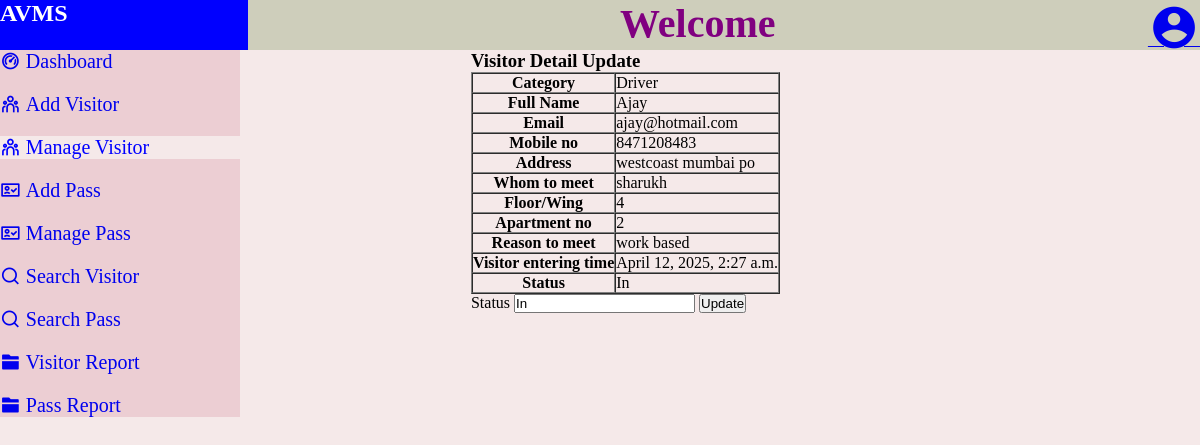
Page /manage_visitor/update/11 (signed in) on the committed database.
### app1/models.py (models this page shows)
class Visitor(models.Model):
    id = models.BigAutoField(primary_key=True,blank=False,null=False)
    category = models.CharField(verbose_name='category',max_length=100)
    name = models.CharField(verbose_name='name',max_length=100)
    email = models.EmailField(unique=True)
    phone_number = models.CharField(verbose_name='phone_number',max_length=20)
    address = models.CharField(verbose_name='address',max_length=400)
    apartment_number = models.IntegerField(verbose_name="apartment_number")
    floor = models.CharField(verbose_name='floor',max_length=10)
    to_meet = models.CharField(verbose_name='to_meet',max_length=100)
    reason = models.CharField(verbose_name='reason',max_length=100)
    date_time = models.DateTimeField(verbose_name='datetime',auto_now=True)
    status = models.CharField(verbose_name='status',default='In',max_length=3)

### app1/views.py (the view, shortened to what this page needs)
# urls.py: path('manage_visitor/update/<int:id>',update_visitor,name='update_visitor'),
@login_required(login_url='login')
def update_visitor(request,id):
    obj = Visitor.objects.get(pk=id)
    if request.method == 'GET':  #doubt
        context = {}
        context['form'] = VisitorForm(instance = obj)  #only one dictionary is possible to pass on render
        context['visitor_details'] = obj               #so visitor object is also adding on same dictionary
        return render(request, 'update.html',context)
    else:
        return render(request, 'manage_visitor.html',context)

### app1/forms.py
class VisitorForm(forms.ModelForm):
    class Meta:
        model = Visitor
        fields = ['status']

### templates/update.html (shortened to what this page needs)
{% load static %}
<!DOCTYPE html>
<html lang="en">
<head>
    <link href="https://cdn.jsdelivr.net/npm/remixicon@4.5.0/fonts/remixicon.css" rel="stylesheet"/>
    <link rel="stylesheet" href="{% static 'update.css' %}">
</head>
<body>
    <section class="top">
        <h1 class="top1">AVMS</h1>
        <h1 class="head">Welcome</h1>
        <a class="icon" href="{% url 'logout' %}" onclick="return confirmLogout()"><i class="ri-account-circle-fill"></i></a>
    </section>
    <div class="maincontainer">
        <div class="sidebar">
            <ul>
                <li><a href="{% url 'index' %}"><div class="sidetext"><i class="ri-dashboard-2-line"></i>&nbsp;Dashboard</div></a></li>
                <li><a href="{% url 'add_visitor' %}"><div class="sidetext"><i class="ri-team-line"></i>&nbsp;Add Visitor</div></a></li>
                <li><a href="{% url 'manage_visitor' %}"><div class="activelink"><i class="ri-team-line"></i>&nbsp;Manage Visitor</div></a></li>
                <li><a href="{% url 'pass_form' %}"><div class="sidetext"><i class="ri-pass-valid-line"></i>&nbsp;Add Pass</div></a></li>
                <li><a href="{% url 'manage_pass' %}"><div class="sidetext"><i class="ri-pass-valid-line"></i>&nbsp;Manage Pass</div></a></li>
                <li><a href="{% url 'search_visitor' %}"><div class="sidetext"><i class="ri-search-line"></i>&nbsp;Search Visitor</div></a></li>
                <li><a href="{% url 'search_pass' %}"><div class="sidetext"><i class="ri-search-line"></i>&nbsp;Search Pass</div></a></li>
                <li><a href="{% url 'visitor_report' %}"><div class="sidetext"><i class="ri-folder-2-fill"></i>&nbsp;Visitor Report</div></a></li>
                <li><a href="{% url 'pass_report' %}"><div class="sidetext"><i class="ri-folder-2-fill"></i>&nbsp;Pass Report</div></a></li>
            </ul>
        </div>
        <div class="display">
            <h3>Visitor Detail Update</h3>
            <table cellspacing="0" border="1" cellpadding="20">
                <tr>
                    <th>Category</th>
                    <td>{{visitor_details.category}}</td>
                </tr>
                <tr>
                    <th>Full Name</th>
                    <td>{{visitor_details.name}}</td>
                </tr>
                <tr>
                    <th>Email</th>
                    <td>{{visitor_details.email}}</td>
                </tr>
                <tr>
                    <th>Mobile no</th>
                    <td>{{visitor_details.phone_number}}</td>
                </tr>
                <tr>
                    <th>Address</th>
                    <td>{{visitor_details.address}}</td>
                </tr>
                <tr>
                    <th>Whom to meet</th>
                    <td>{{visitor_details.to_meet}}</td>
                </tr>
                <tr>
                    <th>Floor/Wing</th>
                    <td>{{visitor_details.floor}}</td>
                </tr>
                <tr>
                    <th>Apartment no</th>
                    <td>{{visitor_details.apartment_number}}</td>
                </tr>
                <tr>
                    <th>Reason to meet</th>
                    <td>{{visitor_details.reason}}</td>
                </tr>
                <tr>
                    <th>Visitor entering time</th>
                    <td>{{visitor_details.date_time}}</td>
                </tr>
                <tr>
                    <th>Status</th>
                    <td>{{visitor_details.status}}</td>
                </tr>
            </table>
            <form method="post" class="update">
                Status {{form.status}}
                <button type="submit">Update</button>
            </form>
        </div>
    </div>
</body>
</html>

### static/update.css (style rules this page uses)
* { margin: 0; padding: 0; }
body { background-color: rgb(245, 233, 233); }
.top { display: flex; justify-content: space-between; height: 50px; background-color: rgb(206, 206, 187); }
.top .top1 { background-color: blue; color: white; text-align: end; padding-right: 15%; }
.top .head { color: purple; font-size: 40px; }
.top i { font-size: 50px; }
.maincontainer { display: flex; justify-content: space-between; }
.sidebar { background-color: rgb(236, 206, 211); width: 20%; }
.sidebar a { text-decoration: none; }
.activelink { background-color: rgb(245, 233, 233); color: blue; }
.sidebar ul { list-style: none; display: flex; flex-direction: column; gap: 20px; font-size: 20px; }
.display { position: relative; right: 35%; }

### rows in the picture
Visitor: category "Driver", name "Ajay", email "ajay@hotmail.com", phone_number "8471208483", address "westcoast mumbai po", to_meet "sharukh", floor "4", apartment_number "2", reason "work based", date_time "April 12, 2025, 2:27 a.m.", status "In"
